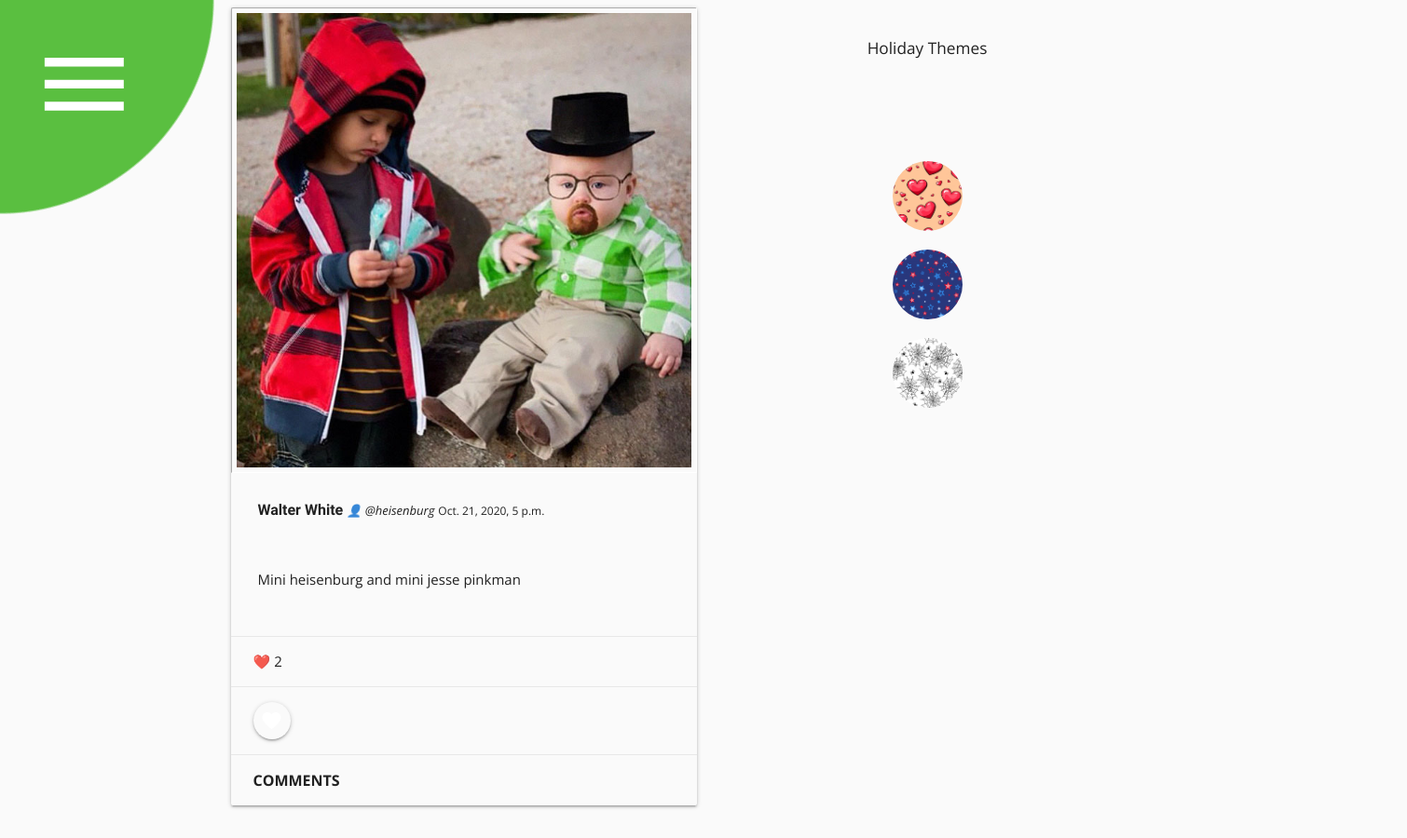
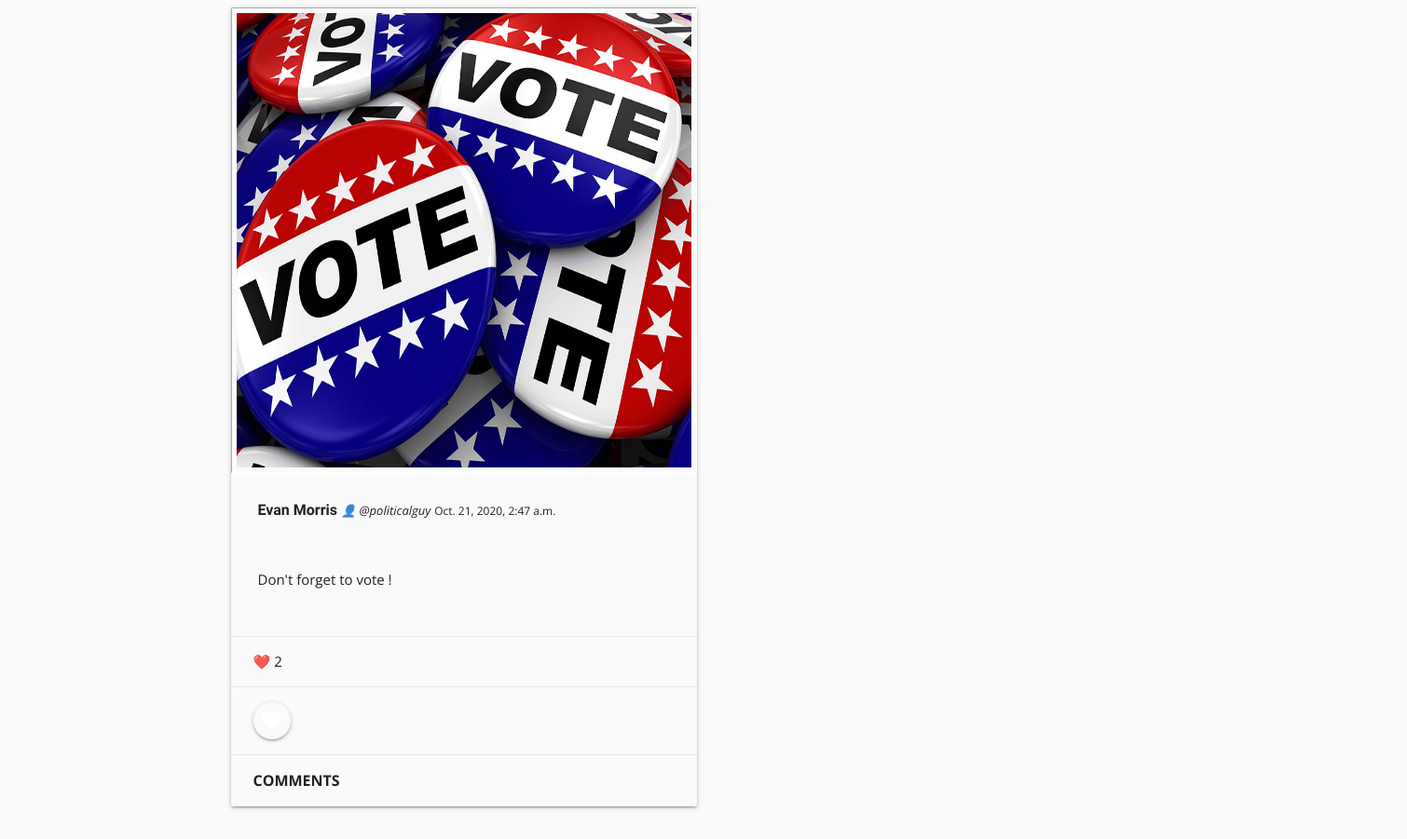
The app's page /flt/ (signed in) with its own data (2 pictures, top to bottom).
### post/models.py (models this page shows, shortened)
class Post(models.Model):
    photo = models.ImageField(upload_to="image")
    caption = models.CharField(max_length=250)
    date = models.DateTimeField(default=timezone.now)
    location = models.CharField(max_length=100, null=True, blank=True)
    likes = models.IntegerField(default=0)
    author = models.ForeignKey(InstaUser, on_delete=models.CASCADE)

### instauser/models.py (models this page shows, shortened)
class InstaUser(AbstractUser):
    display_name = models.CharField(max_length=40, unique=False)
    bio = models.CharField(max_length=100, blank=True, null=True)
    followers = models.ManyToManyField("self", symmetrical=False, blank=True, default='self')
    profile_pic = models.ImageField(upload_to='image', default='/media/image/default.jpg')
    email = models.EmailField(blank=True, null=True)
    REQUIRED_FIELDS = ['display_name']

### post/views.py (the view)
# urls.py: path('flt/', FollowPostView.as_view(), name='follow_feed'),
class FollowPostView(TemplateView):
    @method_decorator(login_required)
    def get(self, request):
        user = get_user(request)
        followers = user.followers.all()
        posts = Post.objects.filter(author__in=followers)
        my_posts = Post.objects.filter(author=user).values()
        posts = posts.union(my_posts).order_by('-date')
        return render(request, 'feed.html', {'user': user,
                                             'posts': posts}
                      )

### templates/feed.html (shortened to what this page needs)
<!DOCTYPE html>
<html lang="en" id="htmltag" class="theme-vanilla">
{% include './partials/head.html' %}
<body>
    {% include './blobmenu.html' %}
    <div id="feed">
        {% include './partials/post.html' %}
    </div>
    <div id="list-users">
        <br>
        <div id="theme-container">
            <h6>Holiday Themes</h6>
            <button id="vanilla-button" class="theme-button" onclick="setTheme('theme-vanilla')"></button>
            <button id="feb-button" class="theme-button bg-2" onclick="setTheme('theme-valentinesDay')"></button>
            <button id="jul-button" class="theme-button bg-7" onclick="setTheme('theme-fourthOfJuly')"></button>
            <button id="oct-button" class="theme-button bg-10" onclick="setTheme('theme-halloween')"></button>
            <button id="dec-button" class="theme-button bg-12" onclick="setTheme('theme-christmas')"></button>
        </div>
    </div>
</body>
</html>

### templates/partials/post.html
{% for post in posts %}
    <div class="row">
        <div class="col s12 m7">
            <div class="card">
                <div class="card-image">
                    <img class="postpic" src="{{ post.photo.url }}" alt="photo">
                </div>
                <div class="card-content">
                    <a class="display_name" href="/user/{{ post.author.id }}"><h2 class="display_name">{{ post.author.display_name }}</h2></a>
                    <a class="username" href="/user/{{ post.author.id }}"><h4 class="username">👤 @{{ post.author.username }}</h4></a>
                    {% load tz %}
                    <p class="date">{{ post.date|localtime }}</p>
                </div>
                <div class="card-content">
                    <p id="caption">{{ post.caption }}</p>
                </div>
                    <br>
                    <div class="card-action">
                    <p style="display:inline;">❤️ {{ post.likes }}</p>
                    </div>
                    <div class="card-action">
                        <a class="btn-floating waves-effect waves-light red" href="/post/{{ post.id }}/like/">
                            <i class="material-icons">favorite</i></a>
                    </div>
                    <div class="card-action">
                        <a id="commentlink" href="/post/{{ post.id }}/">Comments</a>
                    </div>
            </div>
            </div>
            </div>
{% endfor %}

### static/css/blob.css (style rules this page uses)
* { box-sizing: border-box; }
:root { --speed: 0.85; --primary: white; --size: 30; --ease: cubic-bezier(0.175, 0.885, 0.32, 1.275); }
body { background: #fafafa; font-family: 'Open Sans', sans-serif; min-height: 100vh; overflow-x: hidden; padding: 0; }

### static/css/style.css (style rules this page uses)
body { display: grid; grid-template-columns: 120px 50vw 50vw; font-family: 'Open Sans', sans-serif; line-height: 1.4; background-image: var(--bg); background-color: var(--color-primary); }
#feed { display: grid; grid-column: 0vw 120px 120px 100vw; background-image: var(--bg); border-left: 10px solid var(--color-secondary); }
.btn-floating { background-color: var(--color-dark) !important; }
.postpic { max-width: 50vw; max-height: 50vw; border: 1px inset white; display: flex; image-rendering: crisp-edges; shape-image-threshold: auto; width: minmax(300px, 600px); }
.postpic { width: 500px; height: 500px; padding:5px; }
.username { display:inline; color: var(--color-light); text-decoration: none; font-style: italic; font-size: small; align-self: flex-start; }
.display_name { display:inline; font-size:medium; font-weight: bold; text-decoration: none; align-self: flex-start; font-family: 'Sansita Swashed', cursive; color: var(--color-light); }
.date { font-size: 12px; display: inline; color: var(--color-mute); }
.card { width:500px; background-color: var(--color-secondary); color: var(--color-dark) !important; }
.card-content { margin: 5px; background-color: var(--color-secondary); }
#list-users { display: flex; flex-direction: column; background-image: var(--bg); border-left: 10px solid var(--color-primary); padding-left: 20px; }
#list-users img, p { display: inline; flex-direction: column; }
.theme-button { width: 75px; height: 75px; padding: 10px 20px; display: flex; flex-direction: row; font-size:small; margin:10px; border-radius: 100px; background-color: var(--color-light); border: 1px solid var(--color-primary); }
.bg-2 { background-image: url('/static/images/feb-theme-button.jpg'); background-size: contain; }
.bg-7 { background-image: url('/static/images/jul-theme-button.jpg'); background-size: contain; }
.bg-10 { background-image: url('/static/images/oct-theme-button.jpg'); background-size: contain; }
.bg-12 { background-image: url('/static/images/dec-theme-button.png'); background-size: contain; }
#theme-container { background-color: var(--color-primary); border: 2px solid var(--color-light); padding: 10px; width: 200px; display: grid; place-items: center; }
#theme-container h6 { color: var(--color-light) }
#commentlink { display:inline; font-size:medium; font-weight: bold; text-decoration: none; align-self: flex-start; color: var(--color-light); }

### records on screen
Post: photo (picture), author.display_name "Walter White", author.username "heisenburg", date "Oct. 21, 2020, 5 p.m.", caption "Mini heisenburg and mini jesse pinkman", likes "2"
Post: photo (picture), author.display_name "Evan Morris", author.username "politicalguy", date "Oct. 21, 2020, 2:47 a.m.", caption "Don't forget to vote !", likes "2"
